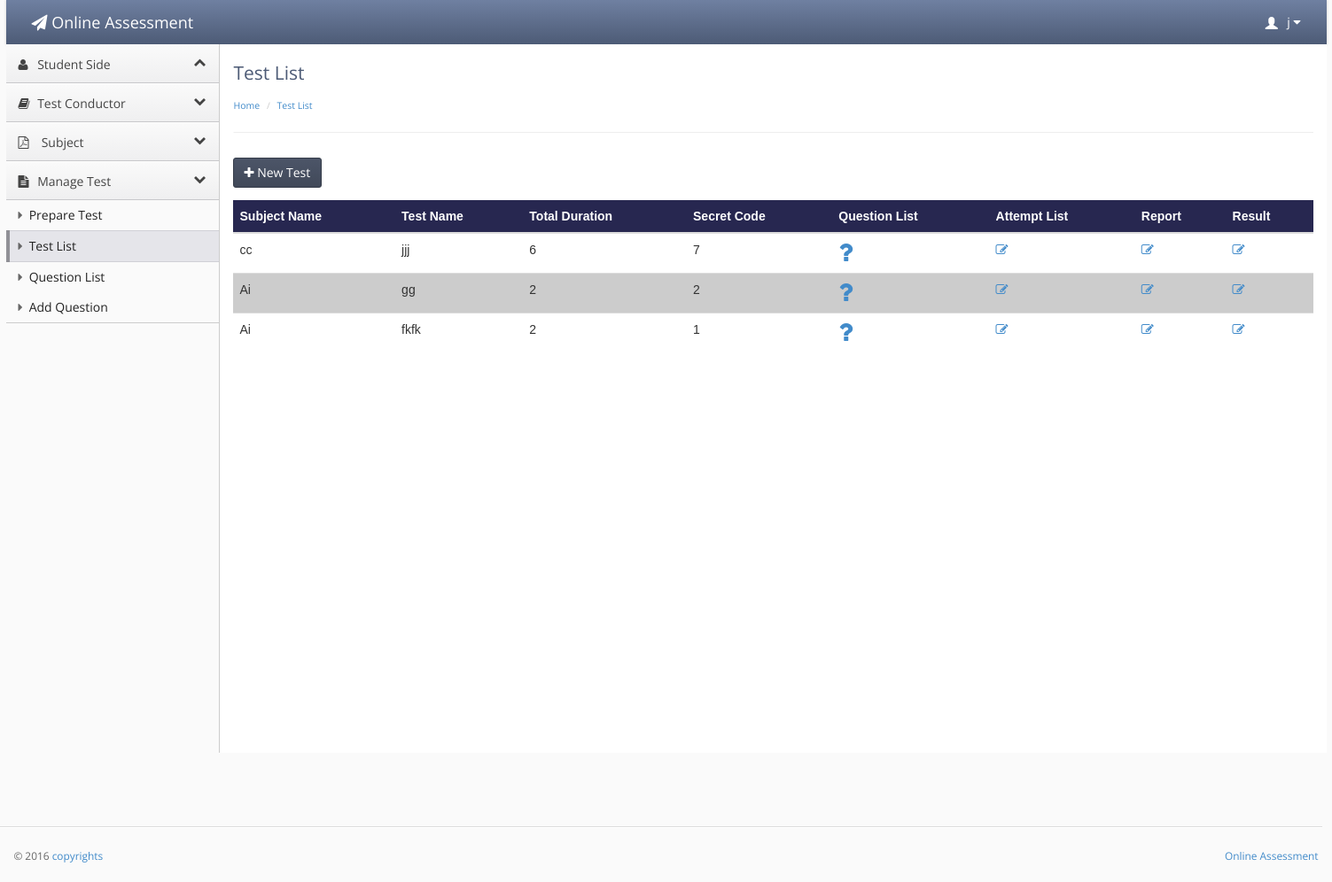
Page /test_list.php (signed in) on the earlier database version.
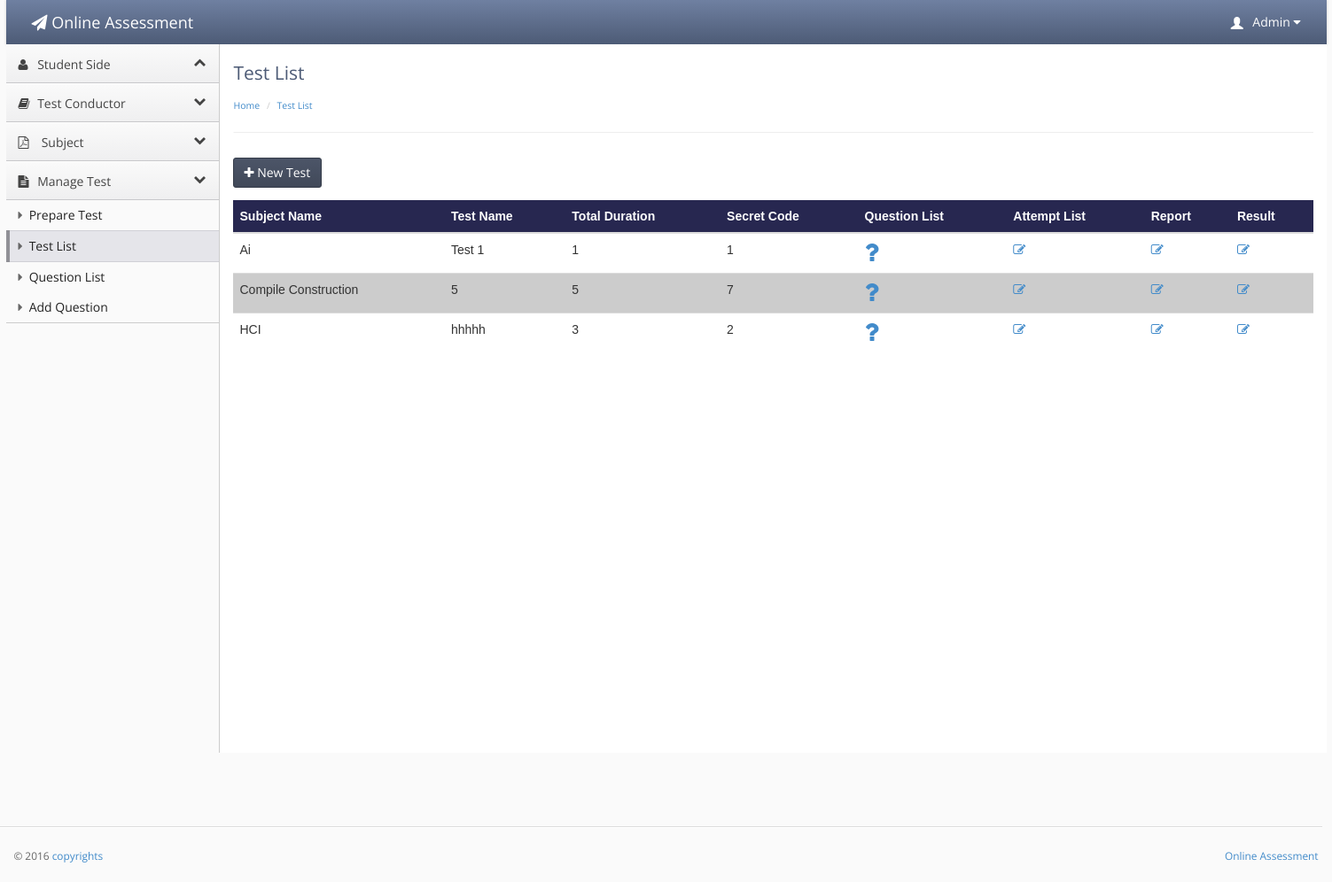
Same page on the later database version.
### tables this page shows
CREATE TABLE IF NOT EXISTS `teacher_conductor` (
`teacher_id` int(20) NOT NULL,
  `user` varchar(20) NOT NULL,
  `f_name` varchar(20) NOT NULL,
  `l_name` varchar(30) NOT NULL,
  `password` varchar(20) NOT NULL,
  `email` varchar(40) NOT NULL,
  `contact` int(17) NOT NULL,
  `address` varchar(40) NOT NULL,
  `city` varchar(20) NOT NULL,
  `code` int(10) NOT NULL,
  `subject_id` int(20) unsigned DEFAULT NULL,
  `account` enum('Admin','teacher') NOT NULL DEFAULT 'teacher'
);

CREATE TABLE IF NOT EXISTS `test` (
`test_id` int(10) NOT NULL,
  `t_name` varchar(20) NOT NULL,
  `t_description` varchar(50) NOT NULL,
  `test_start` timestamp NOT NULL DEFAULT CURRENT_TIMESTAMP ON UPDATE CURRENT_TIMESTAMP,
  `test_end` timestamp NOT NULL DEFAULT '0000-00-00 00:00:00',
  `t_from` timestamp NOT NULL DEFAULT CURRENT_TIMESTAMP,
  `t_to` timestamp NOT NULL DEFAULT '0000-00-00 00:00:00',
  `duration` int(10) NOT NULL,
  `t_code` int(10) NOT NULL,
  `subject_id` int(10) unsigned DEFAULT NULL,
  `status` enum('true','false') NOT NULL DEFAULT 'false'
);

CREATE TABLE IF NOT EXISTS `subject` (
`subject_id` int(10) unsigned NOT NULL,
  `name` varchar(100) NOT NULL,
  `description` varchar(100) NOT NULL
);

### test_list.php (the view, shortened to what the changed rows need)
<?php
if(!isset($_SESSION['username']))
{
header('location:main_user.php');
}
else {
?>
<!doctype html>
<html lang="en"><head>
    <link rel="stylesheet" type="text/css" href="lib/bootstrap/css/bootstrap.css">
    <link rel="stylesheet" href="lib/font-awesome/css/font-awesome.css">
    <link rel="stylesheet" type="text/css" href="stylesheets/theme.css">
    <link rel="stylesheet" type="text/css" href="stylesheets/premium.css">
</head>
<body class=" theme-blue">
<div style="width:100%; height:auto;">
<div style="width:1490px; margin-left:auto; margin-right:auto; ">
    <div class="navbar navbar-default" role="navigation">
           <?php
  if(isset($_SESSION['username']))
  {
  $id =$_SESSION['username'];
 $result = mysql_query("select * from teacher_conductor
WHERE teacher_conductor.user = '$id'");
while($row = mysql_fetch_array($result))
{
?>
        <div class="navbar-collapse collapse" style="height: 1px;">
          <ul id="main-menu" class="nav navbar-nav navbar-right">
            <li class="dropdown hidden-xs">
                <a href="#" class="dropdown-toggle" data-toggle="dropdown">
                    <span class="glyphicon glyphicon-user padding-right-small" style="position:relative;top: 3px;"></span>
                     <?php echo $row['f_name'];?>
                    <i class="fa fa-caret-down"></i>
                </a>
            </li>
          </ul>
        </div></div></div>
      </div>
<?php }}?>
<div style="width:100%; height:auto;">
<div style="width:1490px; margin-left:auto; margin-right:auto; ">
    <div class="content">
        <div class="header">
            <h1 class="page-title">Test List</h1>
        </div>
        <div class="main-content">
<table class="table">
  <thead>
  <tr style="background-color:#272750; color:#FFFFFF;">
       <th>Subject Name</th>
      <th>Test Name</th>
       <th>Total Duration</th>
        <th>Secret Code</th>
        <th>Question List</th>
         <th>Attempt List</th>
          <th>Report</th>
       <th>Result</th>
    </tr>
  </thead>
  <tbody>
    <tr>
     <?php
 $qry="select test.*,subject.* from test
 inner join subject on subject.subject_id = test.subject_id
 ORDER BY `test`.`subject_id`";
  $result = mysql_query($qry);
        while ($row = mysql_fetch_array($result)) {
?>
      <td><?php echo $row['name'];?></td>
      <td><?php echo $row['t_name'];?></td>
        <td><?php echo $row['duration'];?></td>
     <td><?php echo $row['t_code'];?></td>
      <td>
            <a href="question_list.php?id=<?php echo $row['t_code'];?>"<i class="fa fa-question fa-2x"></a>
      </td>
           <td><a href="student_attempt_list.php?id=<?php echo $row['t_code'];?>"<i class="fa fa-pencil-square-o" aria-hidden="true"></i></td>
           <td><a href="student_attempt_list1.php?id=<?php echo $row['t_code'];?>"<i class="fa fa-pencil-square-o" aria-hidden="true"></i></td>
<td><a href="result.php?id=<?php echo $row['t_code'];?>"<i class="fa fa-pencil-square-o" aria-hidden="true"></i></td>
    </tr>
   <?php } ?>
  </tbody>
</table>
 </div>
  </div>
</div></div>
</body></html><?php } ?>

Differences in the rows shown:
removed test: subject.name "cc", t_name "jjj", duration "6", t_code "7"
removed test: subject.name "Ai", t_name "gg", duration "2", t_code "2"
removed test: subject.name "Ai", t_name "fkfk", duration "2", t_code "1"
changed teacher_conductor: f_name "j" → "Admin"
added test: subject.name "Ai", t_name "Test 1", duration "1", t_code "1"
added test: subject.name "Compile Construction", t_name "5", duration "5", t_code "7"
added test: subject.name "HCI", t_name "hhhhh", duration "3", t_code "2"
